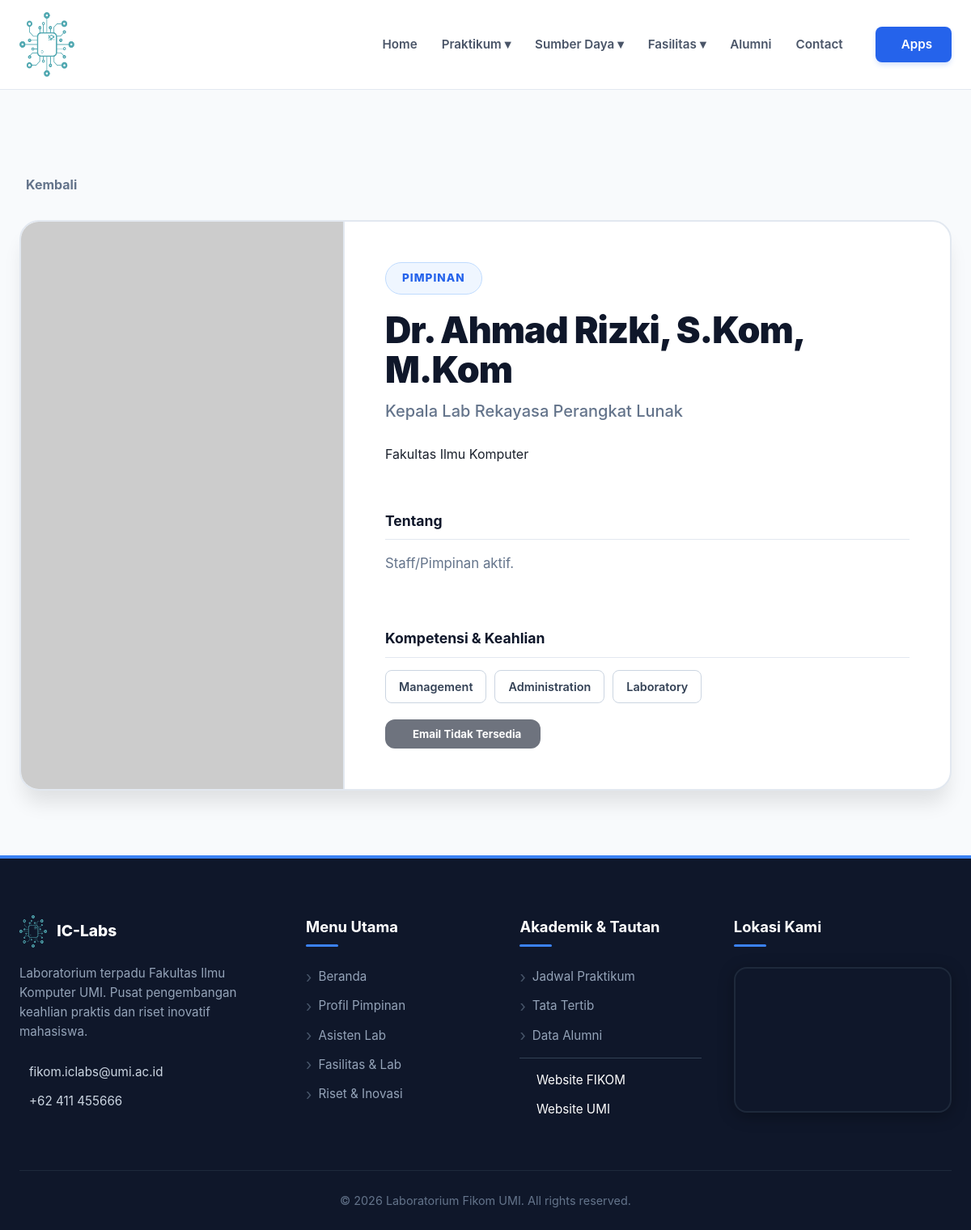
The app's page /public/index.php?page=detail-asisten&id=1&type=manajemen, older data.
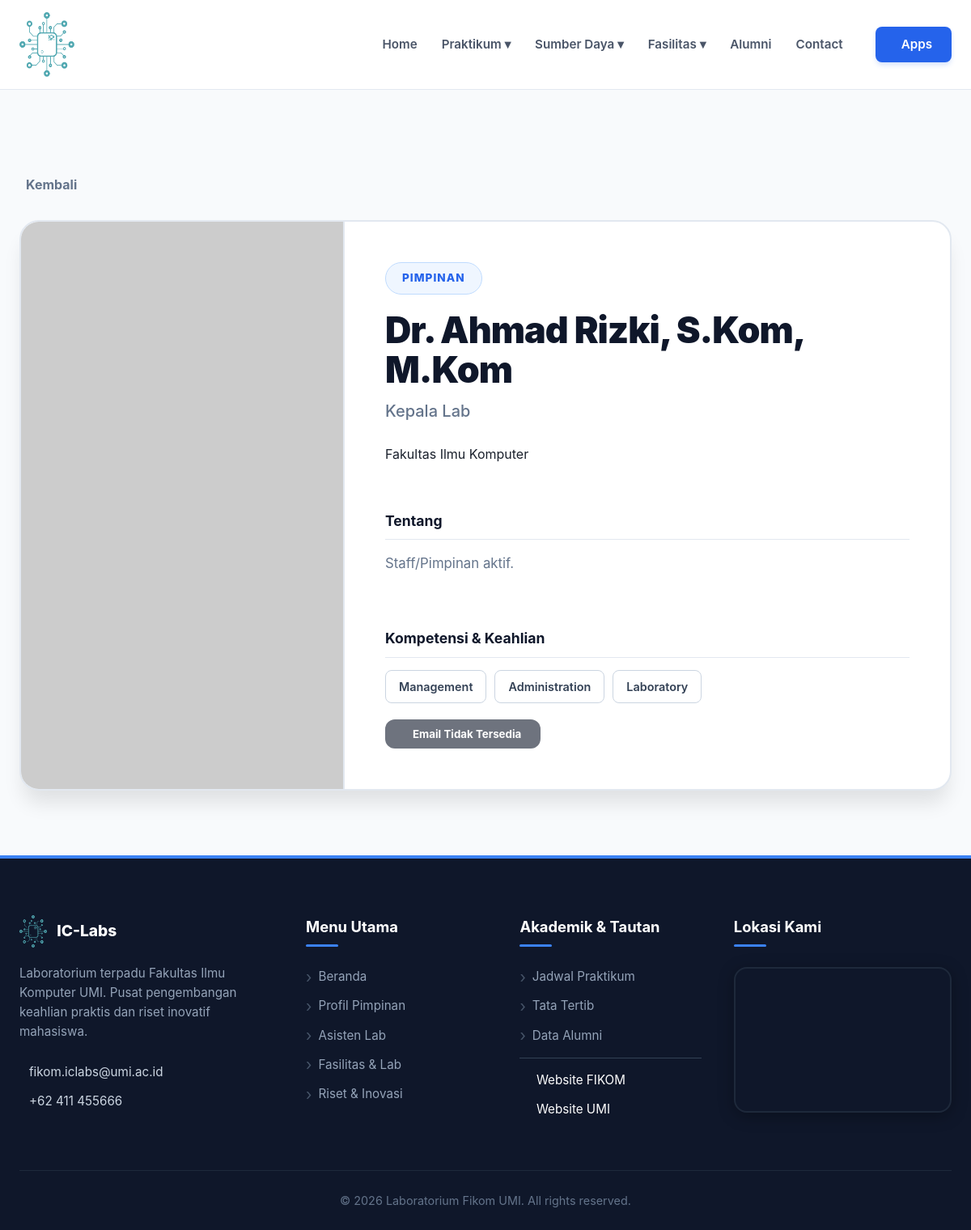
The same page, newer data.
### tables this page shows
CREATE TABLE `manajemen` (
  `idManajemen` int(11) NOT NULL,
  `nama` varchar(100) NOT NULL,
  `jabatan` varchar(100) DEFAULT NULL,
  `foto` varchar(255) DEFAULT NULL
);

### app/controllers/AsistenController.php (called while the page is built, shortened)
<?php
class AsistenController extends Controller {
    public function detail($params = []) {
        $id = $params['id'] ?? null;
        $this->view('sumberdaya/detail-asisten', ['id' => $id]);
    }
}
?>

### app/views/sumberdaya/detail-asisten.php (the view, shortened to what the changed rows need)
<?php
global $pdo;
$id = 0;
if (isset($data['id'])) {
    $id = $data['id'];
}
elseif (isset($_GET['id'])) {
    $id = $_GET['id'];
}
$type = $_GET['type'] ?? 'asisten';
$dataDetail = null;
$backLink = 'index.php?page=asisten';
try {
    if ($type === 'manajemen') {
        $stmt = $pdo->prepare("SELECT * FROM manajemen WHERE idManajemen = ?");
        $stmt->execute([$id]);
        $row = $stmt->fetch(PDO::FETCH_ASSOC);
        $backLink = PUBLIC_URL . '/kepala';
        if ($row) {
            $isKepala = stripos(($row['jabatan'] ?? ''), 'Kepala') !== false;
            $badgeStyle = $isKepala
                ? 'background: #eff6ff; color: #2563eb; border: 1px solid #bfdbfe;'
                : 'background: #f1f5f9; color: #64748b; border: 1px solid #e2e8f0;';
            $dataDetail = [
                'nama'      => $row['nama'] ?? 'Tanpa Nama',
                'jabatan'   => $row['jabatan'] ?? '-',
                'kategori'  => $isKepala ? 'Pimpinan' : 'Staff Laboratorium',
                'sub_info'  => !empty($row['nidn']) ? 'NIDN: ' . $row['nidn'] : 'Fakultas Ilmu Komputer',
                'sub_icon'  => 'ri-id-card-line',
                'foto'      => $row['foto'] ?? '',
                'email'     => $row['email'] ?? '-',
                'bio'       => !empty($row['bio']) ? $row['bio'] : "Staff/Pimpinan aktif.",
                'skills'    => ['Management', 'Administration', 'Laboratory'],
                'badge_style' => $badgeStyle
            ];
        }
    }
} catch (PDOException $e) {}
function getDetailPhoto($name, $fotoName, $type) {
    $namaEnc = urlencode($name);
    $imgUrl = "https://ui-avatars.com/api/?name={$namaEnc}&background=f1f5f9&color=64748b&size=512&font-size=0.35&bold=true";
    if (!empty($fotoName) && strpos($fotoName, 'ui-avatars') === false) {
        if (strpos($fotoName, 'http') === 0) {
            $imgUrl = $fotoName;
        } else {
            $folder = ($type === 'manajemen') ? 'manajemen' : 'asisten';
            $altFolder = ($type === 'manajemen') ? 'asisten' : 'manajemen';
        }
    }
    return $imgUrl;
}
?>
<section class="sumberdaya-section" style="padding-top: 100px !important; padding-bottom: 80px;">
    <div class="container">
        <?php if ($dataDetail) : ?>
            <div class="detail-nav">
                <a href="<?= $backLink ?>" class="btn-back">
                    <i class="ri-arrow-left-line"></i> Kembali
                </a>
            </div>
            <div class="profile-wrapper">
                <div class="profile-image">
                    <img src="<?= getDetailPhoto($dataDetail['nama'], $dataDetail['foto'], $type) ?>"
                         alt="<?= htmlspecialchars($dataDetail['nama']) ?>">
                </div>
                <div class="profile-content">
                    <span style="
                        display: inline-block !important;
                        width: fit-content !important;
                        align-self: flex-start !important;
                        padding: 8px 20px;
                        border-radius: 50px;
                        font-size: 0.85rem;
                        font-weight: 800;
                        text-transform: uppercase;
                        letter-spacing: 1px;
                        margin-bottom: 20px;
                        <?= $dataDetail['badge_style'] ?>
                    ">
                        <?= htmlspecialchars($dataDetail['kategori']); ?>
                    </span>
                    <h1 class="profile-name">
                        <?= htmlspecialchars($dataDetail['nama']); ?>
                    </h1>
                    <span class="profile-role">
                        <?= htmlspecialchars($dataDetail['jabatan']); ?>
                    </span>
                    <div class="specialization-box">
                        <div class="member-specialization">
                            <?= htmlspecialchars($dataDetail['sub_info']); ?>
                        </div>
                    </div>
                    <h4 class="section-title" style="margin-top: 30px;">Tentang</h4>
                    <p class="profile-bio"><?= nl2br(htmlspecialchars($dataDetail['bio'])); ?></p>
                    <h4 class="section-title mt-30">Kompetensi & Keahlian</h4>
                    <div class="skills-container">
                        <?php if(!empty($dataDetail['skills'])): ?>
                            <?php foreach($dataDetail['skills'] as $skill): ?>
                                <span class="skill-tag"><?= htmlspecialchars($skill); ?></span>
                            <?php endforeach; ?>
                        <?php else: ?>
                            <span class="skill-tag">-</span>
                        <?php endif; ?>
                    </div>
                    <div class="contact-wrapper">
                        <?php if($dataDetail['email'] !== '-'): ?>
                            <a href="mailto:<?= htmlspecialchars($dataDetail['email']); ?>" class="btn-contact">
                                <i class="ri-mail-send-line"></i> Kirim Email
                            </a>
                        <?php else: ?>
                            <button class="btn-contact btn-disabled" disabled style="opacity: 0.6; cursor: not-allowed;">
                                <i class="ri-mail-forbid-line"></i> Email Tidak Tersedia
                            </button>
                        <?php endif; ?>
                    </div>
                </div>
            </div>
        <?php endif; ?>
    </div>
</section>

Row changes from the older to the newer data that the page shows:
changed manajemen "Dr. Ahmad Rizki, S.Kom, M.Kom": jabatan "Kepala Lab Rekayasa Perangkat Lunak" → "Kepala Lab"
